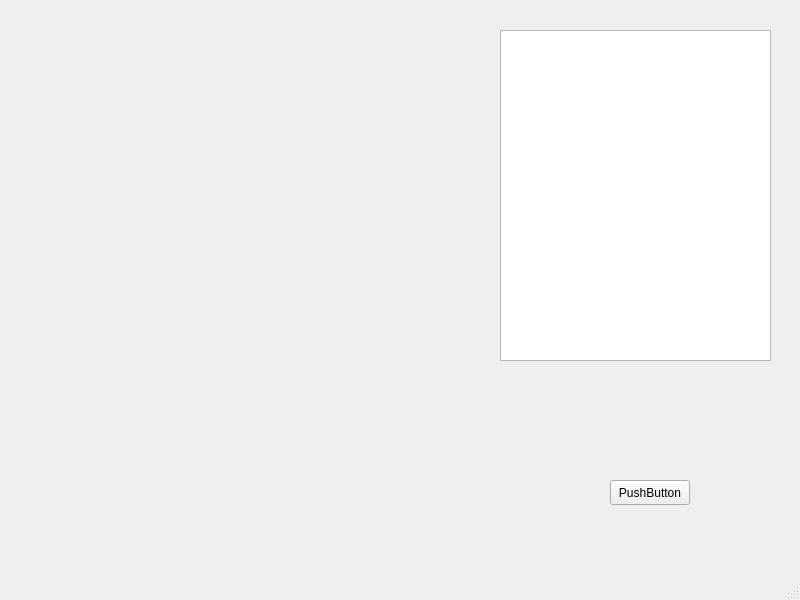
<?xml version="1.0" encoding="UTF-8"?>
<ui version="4.0">
 <class>MainWindow</class>
 <widget class="QMainWindow" name="MainWindow">
  <property name="geometry">
   <rect>
    <x>0</x>
    <y>0</y>
    <width>800</width>
    <height>600</height>
   </rect>
  </property>
  <property name="windowTitle">
   <string>MainWindow</string>
  </property>
  <widget class="QWidget" name="centralwidget">
   <widget class="QPushButton" name="pushButton">
    <property name="geometry">
     <rect>
      <x>610</x>
      <y>480</y>
      <width>80</width>
      <height>25</height>
     </rect>
    </property>
    <property name="text">
     <string>PushButton</string>
    </property>
   </widget>
   <widget class="ObjectListWidget" name="fileList">
    <property name="geometry">
     <rect>
      <x>500</x>
      <y>30</y>
      <width>271</width>
      <height>331</height>
     </rect>
    </property>
   </widget>
   <widget class="ObjectTransformWidget" name="widget" native="true">
    <property name="geometry">
     <rect>
      <x>40</x>
      <y>30</y>
      <width>221</width>
      <height>161</height>
     </rect>
    </property>
   </widget>
  </widget>
  <widget class="QMenuBar" name="menubar">
   <property name="geometry">
    <rect>
     <x>0</x>
     <y>0</y>
     <width>800</width>
     <height>22</height>
    </rect>
   </property>
  </widget>
  <widget class="QStatusBar" name="statusbar"/>
 </widget>
 <customwidgets>
  <customwidget>
   <class>ObjectListWidget</class>
   <extends>QListView</extends>
   <header>Ui/ObjectListWidget.h</header>
  </customwidget>
  <customwidget>
   <class>ObjectTransformWidget</class>
   <extends>QWidget</extends>
   <header>Ui/ObjectTransformWidget.h</header>
   <container>1</container>
  </customwidget>
 </customwidgets>
 <resources/>
 <connections/>
</ui>
